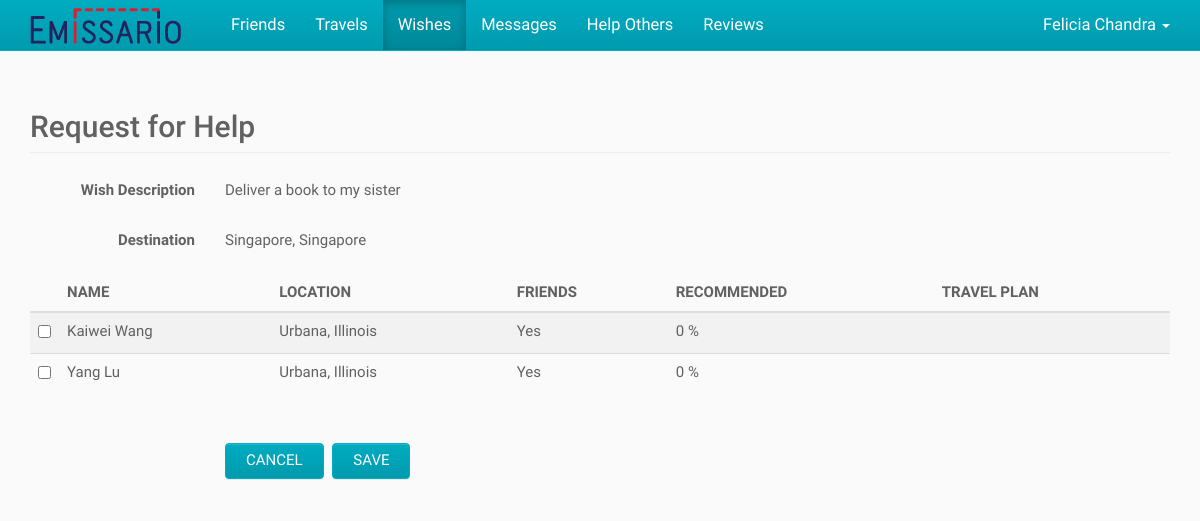
/index.php/wishes/request/1 (signed in), run on the app's committed database.
### tables this page shows
CREATE TABLE IF NOT EXISTS User (
	ID BIGINT NOT NULL AUTO_INCREMENT,
    First_Name VARCHAR(100) NOT NULL,
    Last_Name VARCHAR(100) NULL,
    Email VARCHAR(100) NOT NULL UNIQUE,
    `Password` CHAR(255) NOT NULL,
    City VARCHAR(100) NULL,
    State VARCHAR(100) NULL,
    Country VARCHAR(2) NULL,
    Phone VARCHAR(100) NULL,
    Created_On DATETIME NULL,
    Modified_On DATETIME NULL,
    PRIMARY KEY (ID)
);

CREATE TABLE IF NOT EXISTS Wish (
	ID BIGINT NOT NULL AUTO_INCREMENT,
    User_ID BIGINT NOT NULL,
    Description VARCHAR(1000) NOT NULL,
    Image BLOB NULL,
    Weight VARCHAR(50) NULL,
    Destination_City VARCHAR(100) NULL,
    Destination_Country VARCHAR(2) NULL,
    Max_Date DATE NULL,
    Compensation VARCHAR(100) NULL,
    Created_On DATETIME NULL,
    Modified_On DATETIME NULL,
    PRIMARY KEY (ID),
    FOREIGN KEY (User_ID) REFERENCES User (ID)
);

CREATE TABLE IF NOT EXISTS Country (
	Country_Code VARCHAR(2) NOT NULL,
    Country_Name VARCHAR(100) NOT NULL,
    Created_On DATETIME NULL,
    Modified_On DATETIME NULL,
    PRIMARY KEY (Country_Code)
);

CREATE TABLE IF NOT EXISTS State (
	Country_Code VARCHAR(2) NOT NULL,
	State_Code VARCHAR(100) NOT NULL,
    State_Name VARCHAR(100) NOT NULL,
    Created_On DATETIME NULL,
    Modified_On DATETIME NULL,
    PRIMARY KEY (Country_Code, State_Code),
    FOREIGN KEY (Country_Code) REFERENCES Country (Country_Code)
);

### application/controllers/wishes.php (called while the page is built, shortened)
<?php
class Wishes
{
	public function request($wishID)
	{
		$userID = $GLOBALS["beans"]->siteHelper->getSession("userID");
		$wish = $GLOBALS["beans"]->wishService->getWish($wishID, $userID, "Open");
		if ($wish->ID != "")
		{
			$potentialHelpers = $GLOBALS["beans"]->helpService->getPotentialHelpers($wish->ID, $userID);
			$valid = true;
		}
		else {
			$valid = false;
		}
		require APP . 'views/_templates/header.php';
		require APP . 'views/wishes/request.php';
		require APP . 'views/_templates/footer.php';
	}
}

### index.php (called while the page is built, shortened)
<?php
$app = new Application();

### application/helpers/queryHelper.php (called while the page is built, shortened)
<?php
class QueryHelper
{
	public function getSingleRowObject($db, $sql, $parameters) {
		$query = $db->prepare($sql);
		$query->execute($parameters);
		$result = $query->fetch();
		return $result;
	}
}

### application/models/wishModel.php (called while the page is built, shortened)
<?php
class WishModel extends Model
{
	public function getWish($wishID, $userID = "", $wishStatus = "")
	{
		$sql = "SELECT Wish.*,
					DATE_FORMAT(Wish.Max_Date, '%m/%d/%Y') AS Formatted_Max_Date,
					Country.Country_Name AS Destination_Country_Name
				FROM Wish
				LEFT JOIN Country ON Country.Country_Code = Wish.Destination_Country
				WHERE Wish.ID = :wish_id";
		if (is_numeric($userID)) {
			$sql .= " AND Wish.User_ID = :user_id";
		}
		if ($wishStatus != "") {
			$sql .= " AND Wish.Status = :status";
		}
		$parameters = array(':wish_id' => $wishID);
		if (is_numeric($userID)) {
			$parameters[":user_id"] = $userID;
		}
		if ($wishStatus != "") {
			$parameters[":status"] = $wishStatus;
		}
		return $GLOBALS["beans"]->queryHelper->getSingleRowObject($this->db, $sql, $parameters);
	}
}

### application/services/wishService.php (called while the page is built, shortened)
<?php
class WishService extends Service
{
	public function getWish($wishID, $userID = "", $wishStatus = "")
	{
		return $this->model->getWish($wishID, $userID, $wishStatus);
	}
}

### application/core/service.php (called while the page is built)
<?php
class Service
{
	function __construct($model)
	{
		$this->model = $model;
	}
}

### application/core/model.php (called while the page is built)
<?php
class Model
{
	function __construct($db)
	{
		$this->db = $db;
	}
}

### application/models/userModel.php (called while the page is built, shortened)
<?php
class UserModel extends Model
{
	public function getUser($userID)
	{
		$sql = "SELECT User.*, Country.Country_Name, State.State_Name
				FROM User
				LEFT JOIN Country ON Country.Country_Code = User.Country
				LEFT JOIN State ON State.State_Code = User.State
				WHERE User.ID = :user_id";
		$parameters = array(":user_id" => $userID);
		return $GLOBALS["beans"]->queryHelper->getSingleRowObject($this->db, $sql, $parameters);
	}
}

### application/services/userService.php (called while the page is built, shortened)
<?php
class UserService extends Service
{
	public function getUser($userID)
	{
		return $this->model->getUser($userID);
	}
}

### application/models/helpModel.php (called while the page is built, shortened)
<?php
class HelpModel extends Model
{
	public function getPotentialHelpers($wishID, $userID)
	{
		$parameters = array(
				":wish_id" => $wishID,
				":user_id" => $userID
		);
		$query = $this->db->prepare($sql);
		$query->execute($parameters);
		return $query->fetchAll();
	}
}

### application/services/helpService.php (called while the page is built, shortened)
<?php
class HelpService extends Service
{
	public function getPotentialHelpers($wishID, $userID)
	{
		return $this->model->getPotentialHelpers($wishID, $userID);
	}
}

### application/helpers/stringHelper.php (called while the page is built, shortened)
<?php
class StringHelper
{
	public function left($string, $length)
	{
		$result = trim($string);
		if (strlen($result) > $length)
		{
			$result = substr($result, 0, $length);
		}
		return $result;
	}
}

### application/views/wishes/request.php (the view, shortened to what this page needs)
<?php if (!$this) { exit(header('HTTP/1.0 403 Forbidden')); }
$wishDestination = $wish->Destination_City;
if ($wish->Destination_Country_Name != "" && $wishDestination != "") {
	$wishDestination .= ", ";
}
$wishDestination .= $wish->Destination_Country_Name;
?>
<div class="container">
	<h2 class="page-header">Request for Help</h2>
	<div class="section form-horizontal">
		<div class="form-group">
			<label class="col-sm-2 control-label">Wish Description</label>
			<div class="col-sm-10">
				<p class="form-control-static"><?php echo $wish->Description ?></p>
			</div>
		</div>
		<div class="form-group">
			<label class="col-sm-2 control-label">Destination</label>
			<div class="col-sm-10">
				<p class="form-control-static"><?php echo $wishDestination; ?></p>
			</div>
		</div>
	</div>
	<form id="form" method="post" action="<?php echo URL_WITH_INDEX_FILE; ?>wishes/saveHelpRequests" class="form-horizontal">
		<div style="margin-bottom:30px;">
			<div class="table-responsive" style="overflow-y:auto; max-height:500px;">
				<table id="potentialHelpers" class="table table-striped">
					<thead>
						<tr>
							<th width="1%">&nbsp;</th>
							<th>Name</th>
							<th>Location</th>
							<th>Friends</th>
							<th>Recommended</th>
							<th>Travel Plan</th>
						</tr>
					</thead>
					<tbody>
						<?php if ($valid) {
							foreach ($potentialHelpers as $helper) { ?>
								<tr>
									<td width="1%">
										<input type="checkbox" class="helper-checkbox" value="<?php echo $helper->ID; ?>" />
									</td>
									<td><?php echo $helper->First_Name . " " . $helper->Last_Name ; ?></td>
									<td>
										<?php $location = $helper->City;
										if (strcasecmp("United States", $helper->Country_Name) == 0) {
											if ($helper->State_Name != "" && $location != "") {
												$location .= ", ";
											}
											$location .= $helper->State_Name;
										}
										else {
											if ($helper->Country_Name != "" && $location != "") {
												$location .= ", ";
											}
											$location .= $helper->Country_Name;
										}
										echo $location; ?>
									</td>
									<td>
										<?php $friendStatusNumber = $GLOBALS["beans"]->stringHelper->left($helper->Friend_Status, 1);
										if ($friendStatusNumber == "1") {
											echo "Yes";
										}
										 ?>
									</td>
									<td><?php echo $helper->Recommendation_Score; ?> %</td>
									<td>
									</td>
								</tr>
							<?php }
						} ?>
					</tbody>
				</table>
			</div>
		</div>
		<div class="form-group">
			<div class="col-sm-offset-2 col-sm-10">
				<button type="button" id="cancel" class="btn btn-default">Cancel</button>
				<button type="submit" class="btn btn-default">Save</button>
			</div>
		</div>
	</form>
</div>

### application/views/_templates/header.php (shortened to what this page needs)
<?php
$activeView = "";
if (array_key_exists("PATH_INFO", $_SERVER)) {
	$pathInfoArray = explode("/", $_SERVER["PATH_INFO"]);
	$activeView = $pathInfoArray[1];
}
if (!isset($user)) {
	$user = $GLOBALS["beans"]->userService->getUser($userID);
}
?><!DOCTYPE html>
<html lang="en">
<head>
	<link href="<?php echo URL; ?>public/css/bootstrap.css" rel="stylesheet">
	<link href="<?php echo URL; ?>public/css/bootstrap-theme.css" rel="stylesheet">
	<link href="<?php echo URL; ?>public/css/bootstrap-datepicker3.css" rel="stylesheet">
</head>
<body>
	<nav class="navbar navbar-inverse navbar-fixed-top">
		<div class="container">
			<div class="navbar-header">
				<a class="navbar-brand" href="<?php echo URL_WITH_INDEX_FILE; ?>">
					<img alt="Emissario" src="<?php echo URL; ?>public/img/logo.png" />
				</a>
			</div>
			<?php if (is_numeric($userID)) { ?>
				<div id="navbar" class="navbar-collapse collapse">
					<ul class="nav navbar-nav navbar-left">
						<?php echo $GLOBALS["beans"]->siteHelper->getNavigationHTML($activeView); ?>
					</ul>
					<ul class="nav navbar-nav navbar-right">
						<li class="dropdown">
							<a class="dropdown-toggle" href="#!" aria-expanded="false" aria-haspopup="true" role="button" data-toggle="dropdown">
								<?php echo $user->First_Name . " " . $user->Last_Name ?>
								<span class="caret"></span>
							</a>
						</li>
					</ul>
				</div>
			<?php } ?>
		</div>
	</nav>

### data on the page
user: First_Name "Felicia", Last_Name "Chandra"
wish: Description "Deliver a book to my sister", Destination_City.Country_Name "Singapore, Singapore"
user: First_Name "Kaiwei", Last_Name "Wang", City.State_Name "Urbana, Illinois", Recommendation_Score "0"
user: First_Name "Yang", Last_Name "Lu", City.State_Name "Urbana, Illinois", Recommendation_Score "0"

### other printed values
$viewTitle "Friends"
$viewTitle "Travels"
$viewTitle "Wishes"
$viewTitle "Messages"
$viewTitle "Help Others"
$viewTitle "Reviews"
